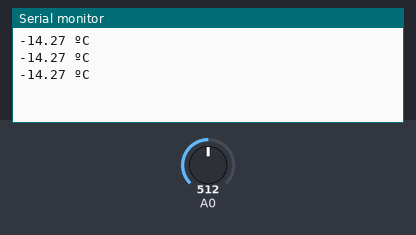
The sketch below on a simulated Arduino Uno, built with avr-gcc and run on an emulated ATmega328P. Parts: the last lines printed to the serial monitor. Inputs (shaded band) come from the test bench; at power-on: A0 = 512.

Above: at 1.3 s.
1.4 s: A0 set to 716
At 1.9 s:
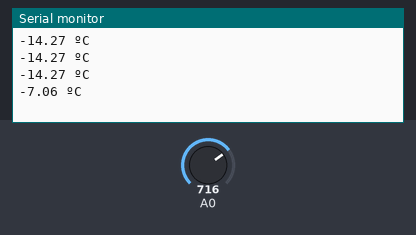
2.9 s: A0 set to 900
At 3.4 s:
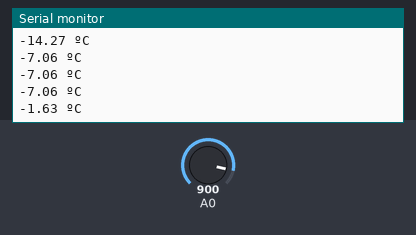
Timing chart, 0 to 5.9 s (numbered marks = the images above; inputs shaded):
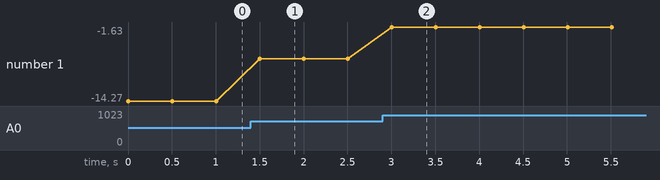

The sketch:

arduino_temperatura.ino
```cpp
#include <math.h>

// A partir de la salida del termistor calculamos la Tª
double Thermister(int RawADC) {
  double res, Vo, calculatedRes;
  Vo = (RawADC)*(3.3/4095.0);
  calculatedRes = 10000*(3.3/Vo-1);
  res = log(calculatedRes);
  res = 1 / (0.001126068758413 + ( 0.000234572594529 + (0.000000086312248 * res * res ))* res );
  res = res - 273.15;// Convert Kelvin to Celcius
  return res;
}

void setup() {
  Serial.begin(9600);
}

void loop() {
  double temperature;
  temperature = Thermister(analogRead(0));
  Serial.print(temperature);
  Serial.println(" ºC");
  delay(500);
}
```

Measured:
- after the input at 1.4 s, the serial monitor: prints a new line after 0.10 s (image 1)
- after the input at 2.9 s, the serial monitor: prints a new line after 0.11 s (image 2)
- plotted number 1: -14.27 → -7.06 after the input at 1.4 s, -7.06 → -1.63 after the input at 2.9 s
